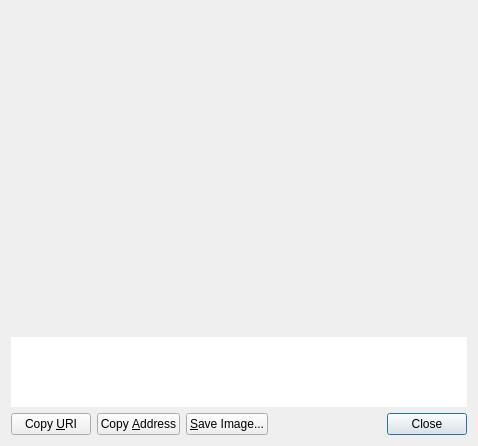
<?xml version="1.0" encoding="UTF-8"?>
<ui version="4.0">
 <class>ReceiveRequestDialog</class>
 <widget class="QDialog" name="ReceiveRequestDialog">
  <property name="geometry">
   <rect>
    <x>0</x>
    <y>0</y>
    <width>478</width>
    <height>446</height>
   </rect>
  </property>
  <layout class="QVBoxLayout" name="verticalLayout_3">
   <item>
    <widget class="QRImageWidget" name="lblQRCode">
     <property name="sizePolicy">
      <sizepolicy hsizetype="Expanding" vsizetype="Fixed">
       <horstretch>0</horstretch>
       <verstretch>0</verstretch>
      </sizepolicy>
     </property>
     <property name="minimumSize">
      <size>
       <width>300</width>
       <height>320</height>
      </size>
     </property>
     <property name="toolTip">
      <string>QR Code</string>
     </property>
     <property name="textFormat">
      <enum>Qt::PlainText</enum>
     </property>
     <property name="alignment">
      <set>Qt::AlignCenter</set>
     </property>
     <property name="wordWrap">
      <bool>true</bool>
     </property>
    </widget>
   </item>
   <item>
    <widget class="QTextEdit" name="outUri">
     <property name="sizePolicy">
      <sizepolicy hsizetype="Expanding" vsizetype="Expanding">
       <horstretch>0</horstretch>
       <verstretch>0</verstretch>
      </sizepolicy>
     </property>
     <property name="minimumSize">
      <size>
       <width>0</width>
       <height>50</height>
      </size>
     </property>
     <property name="frameShape">
      <enum>QFrame::NoFrame</enum>
     </property>
     <property name="frameShadow">
      <enum>QFrame::Plain</enum>
     </property>
     <property name="tabChangesFocus">
      <bool>true</bool>
     </property>
     <property name="textInteractionFlags">
      <set>Qt::TextSelectableByKeyboard|Qt::TextSelectableByMouse</set>
     </property>
    </widget>
   </item>
   <item>
    <layout class="QHBoxLayout" name="horizontalLayout">
     <item>
      <widget class="QPushButton" name="btnCopyURI">
       <property name="text">
        <string>Copy &amp;URI</string>
       </property>
       <property name="autoDefault">
        <bool>false</bool>
       </property>
      </widget>
     </item>
     <item>
      <widget class="QPushButton" name="btnCopyAddress">
       <property name="text">
        <string>Copy &amp;Address</string>
       </property>
       <property name="autoDefault">
        <bool>false</bool>
       </property>
      </widget>
     </item>
     <item>
      <widget class="QPushButton" name="btnSaveAs">
       <property name="text">
        <string>&amp;Save Image...</string>
       </property>
       <property name="autoDefault">
        <bool>false</bool>
       </property>
      </widget>
     </item>
     <item>
      <spacer name="horizontalSpacer_2">
       <property name="orientation">
        <enum>Qt::Horizontal</enum>
       </property>
       <property name="sizeHint" stdset="0">
        <size>
         <width>40</width>
         <height>20</height>
        </size>
       </property>
      </spacer>
     </item>
     <item>
      <widget class="QDialogButtonBox" name="buttonBox">
       <property name="standardButtons">
        <set>QDialogButtonBox::Close</set>
       </property>
      </widget>
     </item>
    </layout>
   </item>
  </layout>
 </widget>
 <customwidgets>
  <customwidget>
   <class>QRImageWidget</class>
   <extends>QLabel</extends>
   <header>receiverequestdialog.h</header>
  </customwidget>
 </customwidgets>
 <resources/>
 <connections>
  <connection>
   <sender>buttonBox</sender>
   <signal>rejected()</signal>
   <receiver>ReceiveRequestDialog</receiver>
   <slot>reject()</slot>
   <hints>
    <hint type="sourcelabel">
     <x>452</x>
     <y>573</y>
    </hint>
    <hint type="destinationlabel">
     <x>243</x>
     <y>298</y>
    </hint>
   </hints>
  </connection>
  <connection>
   <sender>buttonBox</sender>
   <signal>accepted()</signal>
   <receiver>ReceiveRequestDialog</receiver>
   <slot>accept()</slot>
   <hints>
    <hint type="sourcelabel">
     <x>452</x>
     <y>573</y>
    </hint>
    <hint type="destinationlabel">
     <x>243</x>
     <y>298</y>
    </hint>
   </hints>
  </connection>
 </connections>
</ui>
